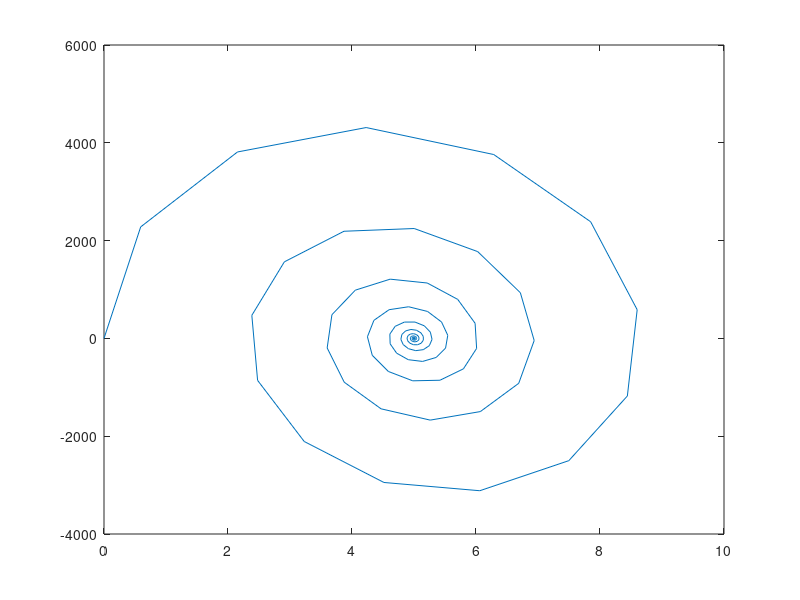

Here is the MATLAB script that generated this plot:
close all; clear *; clc;
%%%CONSTANTS, Provided by professor:
RESISTANCE = 200;
VOLTAGE = 5;
INDUCTANCE = 1; %%% 1H
CAPACITANCE = .000001; %%% C =1?F
INTERVAL = .1;

%%% q is charge
%%% z is derivative of q

%%% Form a system of equations
%%% Use first derivative of V "z"
f_xyz = @(x, y, z) z;
g_xyz = @(x, y, z) (VOLTAGE - RESISTANCE * CAPACITANCE * z - y) / CAPACITANCE * INDUCTANCE;

v(1) = 0;
dv(1) = 0;

h = 0.0005; %%% (t_n - t_0)/n
t = 0:h:.1;
counter = 1;

for ti = t
    k0 = h * f_xyz(t(counter), v(counter), dv(counter));
    l0 = h * g_xyz(t(counter), v(counter), dv(counter));
    k1 = h * f_xyz(t(counter) + h/2, v(counter) + k0/2, dv(counter) + l0/2);
    l1 = h * g_xyz(t(counter) + h/2, v(counter) + k0/2, dv(counter) + l0/2);
    k2 = h * f_xyz(t(counter) + h/2, v(counter) + k1/2, dv(counter) + l1/2);
    l2 = h * g_xyz(t(counter) + h/2, v(counter) + k1/2, dv(counter) + l1/2);
    k3 = h * f_xyz(t(counter) + h, v(counter) + k2, dv(counter) + l2);
    l3 = h * g_xyz(t(counter) + h, v(counter) + k2, dv(counter) + l2);
    v(counter+1) = v(counter) + (k0 + 2*k1 + 2*k2 + k3)/6;
    dv(counter+1) = dv(counter) + (l0 + 2*l1 + 2* l2 + l3)/6;
    
    counter = counter + 1;
end 

plot(v,dv)
